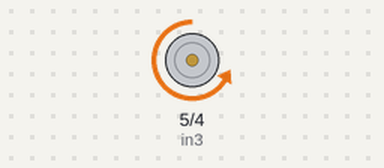
This sketch was run on a simulated Arduino Uno, built with avr-gcc and run on an emulated ATmega328P. Shown: motor-driver pin pairs drawn as motors (green arrow = first pin HIGH = forward, orange = second pin HIGH = backward, longer = more drive, scaled by the enable pin).

Above: at 1.0 s.
At 3.5 s:
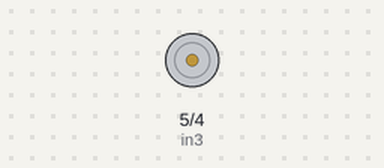
Timing chart, 0 to 11.2 s (numbered marks = the images above):
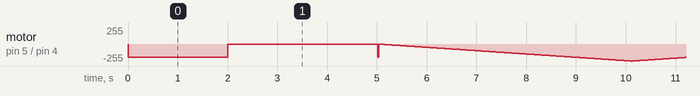

The sketch:

L298NDualH.ino
```cpp
/*
  L298N Motor Demo

*/

// Motor B

int enB = 3;
int in3 = 5;
int in4 = 4;

void setup()
{
  // Set all the motor control pins to outputs

  pinMode(enB, OUTPUT);
  pinMode(in3, OUTPUT);
  pinMode(in4, OUTPUT);

}

void demoONE()
{
  //This function will run the motor in both directions at a fixed seep

  //Turn on motor B

  digitalWrite(in3, HIGH);
  digitalWrite(in4, LOW);

  //Set speed to 200 out of possible range 0~255

  analogWrite(enB, 200);

  // now change motor directions

  digitalWrite(in3, LOW);
  digitalWrite(in4, HIGH);

  delay(2000);

  //now turn off motor

  digitalWrite(in3, LOW);
  digitalWrite(in4, LOW);
}

  void demoTWO()
  {
    digitalWrite(in3, LOW);
    digitalWrite(in4, HIGH);

    //Accelerate from zero to maximum speed

    for (int i=0; i < 256; i++)
    {
      analogWrite(enB, i);
      delay(20);

    }

    //Decelerate
    for (int i=255; i>=0; --i)
    {
      analogWrite(enB, i);

      delay(20);
    }

  //Turn off motor

  digitalWrite(in3, LOW);
  digitalWrite(in4, LOW);

  }


  void loop()
  {
    demoONE();
    delay(3000);

    demoTWO();
    delay(2000);
  }
```
